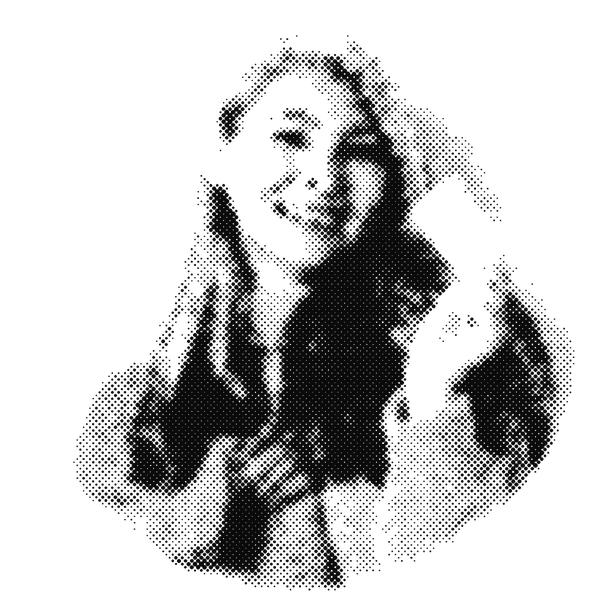
#> input picture app-design/src/assets/portrait-halftone-600.webp, 600 x 600 px
$ python halftone.py ../src/assets/portrait-halftone-600.webp out.png
#> lines starting #> are read from the running program, lines starting #| are printed output that depends on the picture
#!/usr/bin/env python3
"""Turn a photo into the dot layer of an ochk.app halftone sphere.

    python3 scripts/halftone.py in.jpg out.png --size 1200 --pitch 11
    python3 scripts/halftone.py deck-sphere.png out.png --size 1200 --pitch 10.9 --channel R --contrast 1.5 --floor 0.12 --gamma 1.1

The output is black dots on transparent, already masked to a circle, ready to sit
on <HalftoneSphere>'s orange gradient. Tone comes from the photo's luminance after a
blur of about one pitch, so an image that is already halftoned (as the design's
portrait is) re-screens cleanly at any size. The screen is rotated 45 degrees, the
classic angle for black. Only Pillow is needed.

Re-screening the deck's own sphere, read the red channel: there the orange is as light as
the paper, so only the black ink becomes dots. Luminance reads the orange as mid-grey
and fills the whole ball with faint dots.

Options:
    --size N       output edge in px (square)               default 1200
    --pitch P      dot spacing in output px                  default 11
    --gamma G      >1 lightens mid-tones, <1 darkens         default 1.0
    --invert       treat light pixels as ink
    --threshold T  the source is a dot pattern: ink = L < T  default off (continuous)
    --channel C    L (luminance) or R (red; drops an orange ground)  default L
    --contrast K   stretch tone around mid-grey                  default 1.0
    --floor F      drop dots lighter than F (0-1)                default 0.04
"""

import argparse
import math

from PIL import Image, ImageDraw, ImageFilter, ImageOps


def tone_map(
    src: Image.Image, size: int, pitch: float, threshold: int | None, invert: bool, channel: str
) -> Image.Image:
    g = src.getchannel('R') if channel == 'R' else ImageOps.grayscale(src)
    if threshold is not None:
        g = g.point(lambda v: 0 if v < threshold else 255)
    if invert:
        g = ImageOps.invert(g)
    # Blur about one source-pitch so an existing screen becomes continuous tone.
    scale = src.width / size
    g = g.filter(ImageFilter.GaussianBlur(radius=int(max(1, round(pitch * scale * 0.55)))))
    return g.resize((size, size), Image.Resampling.LANCZOS)


def screen(tone: Image.Image, pitch: float, gamma: float, contrast: float, floor: float) -> Image.Image:
    size = tone.width
    ss = 3  # supersample for clean edges
    canvas = Image.new('L', (size * ss, size * ss), 0)
    draw = ImageDraw.Draw(canvas)
    px = tone.load()
    assert px is not None
    c, r_mask = size / 2, size / 2
    angle = math.radians(45)
    ca, sa = math.cos(angle), math.sin(angle)
    span = int(size * 1.5 / pitch) + 2
    for i in range(-span, span):
        for j in range(-span, span):
            u, v = i * pitch, j * pitch
            x = c + u * ca - v * sa
            y = c + u * sa + v * ca
            if not (0 <= x < size and 0 <= y < size):
                continue
            if math.hypot(x - c, y - r_mask) > r_mask - pitch * 0.6:
                continue
            ink = 1 - px[int(x), int(y)] / 255
            ink = min(1.0, max(0.0, (ink - 0.5) * contrast + 0.5))
            if gamma != 1:
                ink = ink ** gamma
            if ink < floor:
                continue
            # Area-true: the dot covers `ink` of its cell, overlapping in shadows.
            rad = pitch * math.sqrt(ink / math.pi) * 1.1
            draw.ellipse(
                [(x - rad) * ss, (y - rad) * ss, (x + rad) * ss, (y + rad) * ss], fill=255
            )
    alpha = canvas.resize((size, size), Image.Resampling.LANCZOS)
    out = Image.new('RGBA', (size, size), 0)
    out.paste((12, 10, 9, 0), (0, 0, size, size))
    out.putalpha(alpha)
    return out


def main() -> None:
    p = argparse.ArgumentParser(description=__doc__, formatter_class=argparse.RawDescriptionHelpFormatter)
    p.add_argument('src')
    p.add_argument('out')
    p.add_argument('--size', type=int, default=1200)
    p.add_argument('--pitch', type=float, default=11)
    p.add_argument('--gamma', type=float, default=1.0)
    p.add_argument('--invert', action='store_true')
    p.add_argument('--threshold', type=int, default=None)
    p.add_argument('--channel', choices=['L', 'R'], default='L')
    p.add_argument('--contrast', type=float, default=1.0)
    p.add_argument('--floor', type=float, default=0.04)
    a = p.parse_args()
    src = Image.open(a.src).convert('RGB')
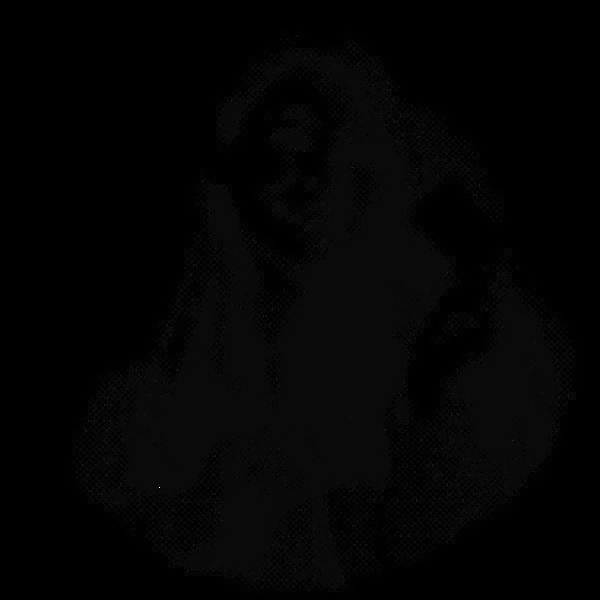
#> src: PIL image 600x600 RGB; min 0, max 255, mean 3.6
    edge = min(src.size)
#> edge = 600
    src = src.crop(((src.width - edge) // 2, (src.height - edge) // 2, (src.width + edge) // 2, (src.height + edge) // 2))
    tone = tone_map(src, a.size, a.pitch, a.threshold, a.invert, a.channel)
#> in tone_map, `g = g.filter(ImageFilter.GaussianBlur(radius=int(max(1, round(pitch * ..`:
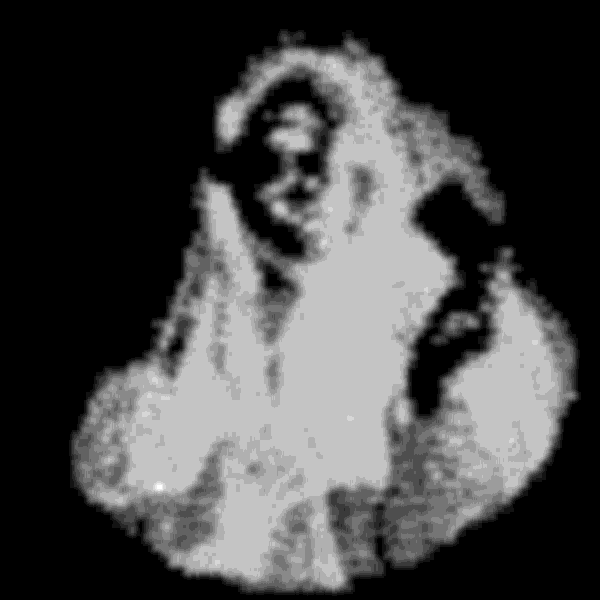
#> g: PIL image 600x600 L; min 0, max 13, mean 3.59; drawn with min black and max white
    screen(tone, a.pitch, a.gamma, a.contrast, a.floor).save(a.out)
#> in screen, `canvas = Image.new('L', (size * ss, size * ss), 0)`: canvas: PIL image 3600x3600 L; every value is 0
#> in screen, `alpha = canvas.resize((size, size), Image.Resampling.LANCZOS)`:
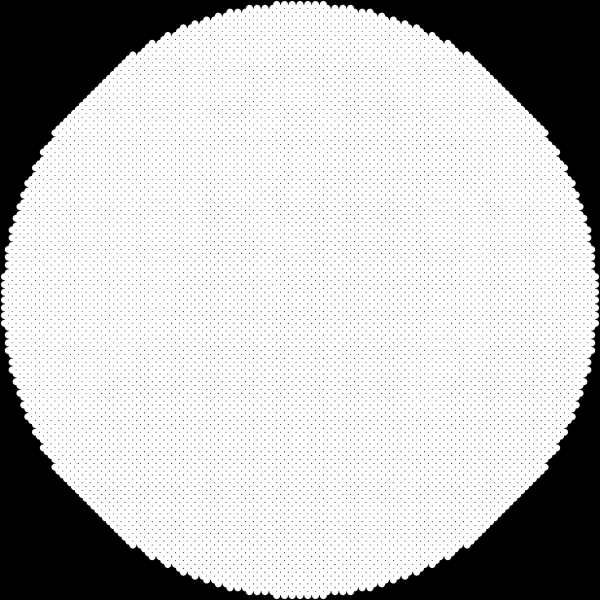
#> alpha: PIL image 1200x1200 L (shown at 1/2 size); min 0, max 255, mean 191.6
#> in screen, `out = Image.new('RGBA', (size, size), 0)`: out: PIL image 1200x1200 RGBA; every value is 0
#> in screen, `out.putalpha(alpha)`:
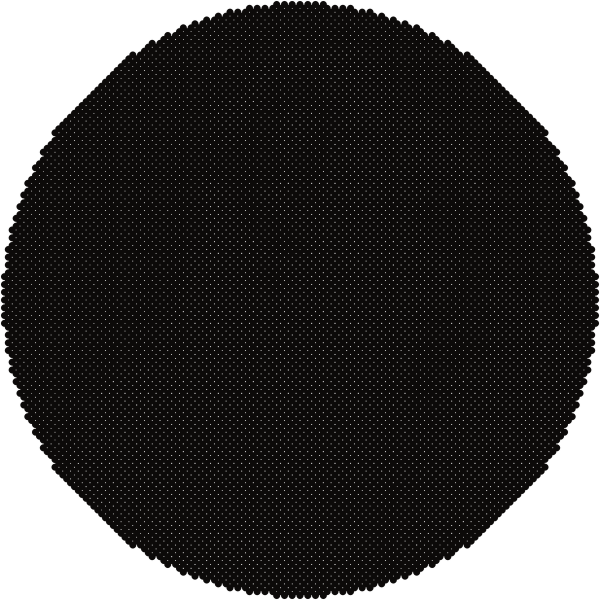
#> out: PIL image 1200x1200 RGBA (shown at 1/2 size); mean R, G, B, A 12, 10, 9, 191.6; transparent parts drawn white


if __name__ == '__main__':
    main()
